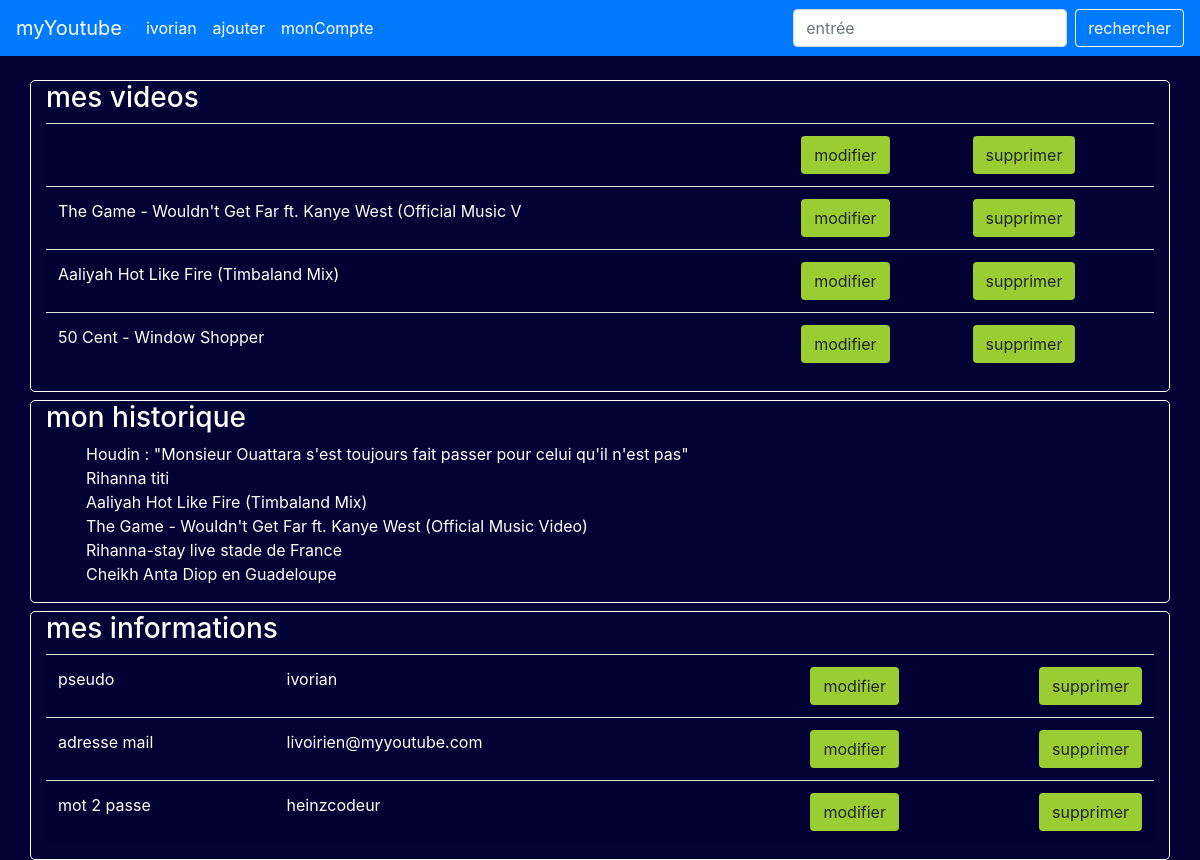
The app's page /dashboard.php (signed in), older data.
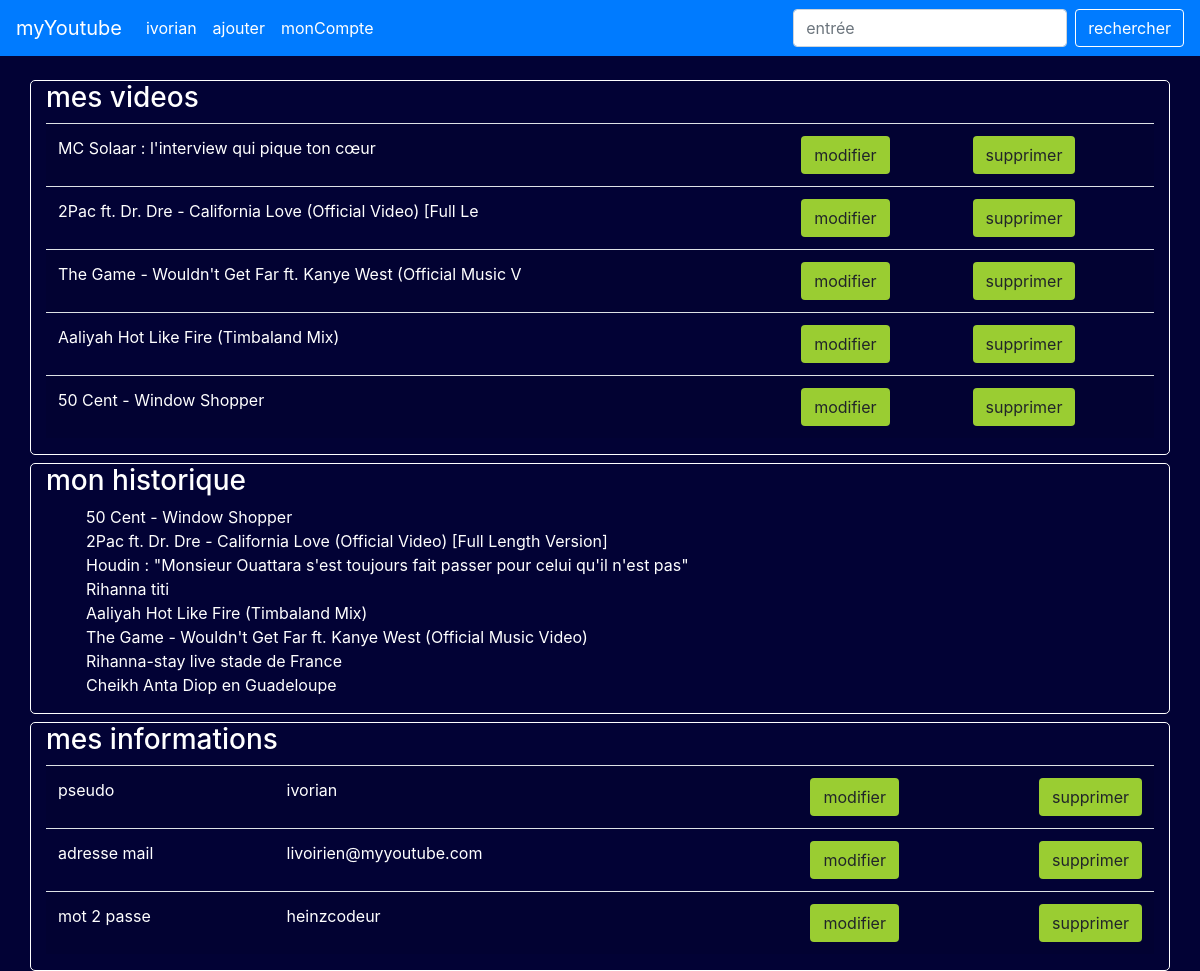
The same page, newer data.
### tables this page shows
CREATE TABLE `videos` (
  `video_id` int(11) NOT NULL,
  `url` text NOT NULL,
  `titre` varchar(255) NOT NULL,
  `date_ajout` datetime NOT NULL,
  `author` int(11) NOT NULL
);

CREATE TABLE `historique` (
  `video_id` int(11) NOT NULL,
  `user_id` int(11) NOT NULL,
  `date_vision` datetime DEFAULT NULL
);

CREATE TABLE `users` (
  `user_id` int(11) NOT NULL,
  `nickname` varchar(50) NOT NULL,
  `email` varchar(255) NOT NULL,
  `mdp` varchar(255) NOT NULL
);

### functions.php (called while the page is built, shortened)
<?php
function videos_search($vid){
    global $con;
    $videoreq = mySelect('videos','video_id','=',$vid);
    $videores = mysqli_query($con, $videoreq);
    $resfinal = mysqli_fetch_assoc($videores);
    return $resfinal;
}
function mySelect($table,$field=null, $ope=null, $val=null, $orderby=null,$field2=null,$sens=null ){
    return "SELECT * FROM $table WHERE $field $ope $val $orderby $field2 $sens";
}

### dashboard.php (the view, shortened to what this page needs)
<?php
require_once 'menu.php';
require_once 'functions.php';
$id = isset($_SESSION['user_id']) ? $_SESSION['user_id'] : '';
$req = mySelect('users', 'user_id', '=', $id);
$user = mysqli_fetch_assoc(mysqli_query($con, $req));
?>
<div class="container mt-4">
    <div class="row" style="cursor: pointer">
        <div class="col-md-12 col-sm-12 col-" style="border: 1px solid;width:500px;border-radius: 5px" id="first">
            <h3>mes videos</h3>
            <div>
                <table class="table table-striped color">
                    <tbody>
                    <?php
                    if ($id):
                        $req = mySelect('videos', 'author', '=', $id, 'ORDER BY', 'date_ajout', 'DESC');
                        $res = mysqli_query($con, $req);
                        while ($a = mysqli_fetch_assoc($res)):
                            $video_id = $a['video_id']
                            ?>
                            <tr>
                                <td>
                                    <a href="lecteur.php?id=<?= $video_id ?>"> <?= ucfirst(substr($a['titre'], 0, 60)) ?></a>
                                </td>
                                <td><a href="video_manager.php?id=<?= $video_id ?>&task=update" class="btn mybtn" >modifier</a></td>
                                <td><a href="video_manager.php?task=delete&id=<?= $video_id ?>" class="btn mybtn" onclick="return(confirm('vous souhaitez supprimer cette video?'));">supprimer</a></td>
                            </tr>
                        <?php
                        endwhile;
                    endif;
                    ?>
                    </tbody>
                </table>
            </div>
        </div>
        <div class="col-md-12 col-sm-12 col- mt-2" style="border: 1px solid;width:500px;border-radius: 5px" id="second">
            <h3>mon historique</h3>
            <div style="display:block;">
                <?php
                $historeq = mySelect('historique', 'user_id', '=', $id, 'ORDER BY', 'date_vision', 'DESC');
                $histores = mysqli_query($con, $historeq);
                ?>
                <ul>
                    <?php
                    while ($v = mysqli_fetch_assoc($histores)):
                        ?>
                        <li class="color">
                            <?php
                            $video_id = $v['video_id'];
                            $videores = videos_search($video_id);
                            $titre = $videores['titre'];
                            ?>
                            <a class="color" href="lecteur.php?id=<?= $video_id ?>"><?= ucfirst($titre) ?></a>
                        </li>
                    <?php endwhile; ?>
                </ul>
            </div>
        </div>
        <div class="col-md-12 col-sm-12 col- mt-2" style="border: 1px solid;width:500px;border-radius: 5px" id="third">
            <h3>mes informations</h3>
            <div>
                <table class="table table-striped color">
                    <tbody>
                    <tr>
                        <td>pseudo</td>
                        <td><?= $user['nickname'] ?></td>
                        <td><a href="video_manager.php?id=0">
                                <button class="float-right btn mybtn">modifier</button>
                            </a></td>
                        <td><a href="video_manager.php?id=0">
                                <button class="float-right btn mybtn">supprimer</button>
                            </a></td>
                    </tr>
                    <tr>
                        <td>adresse mail</td>
                        <td><?= $user['email'] ?></td>
                        <td><a href="video_manager.php?id=0">
                                <button class="float-right btn mybtn">modifier</button>
                            </a></td>
                        <td><a href="video_manager.php?id=0">
                                <button class="float-right btn mybtn">supprimer</button>
                            </a></td>
                    </tr>
                    <tr>
                        <td>mot 2 passe</td>
                        <td><?= $user['mdp'] ?></td>
                        <td><a href="video_manager.php?id=0">
                                <button class="float-right btn mybtn">modifier</button>
                            </a></td>
                        <td><a href="video_manager.php?id=0">
                                <button class="float-right btn mybtn">supprimer</button>
                            </a></td>
                    </tr>
                    </tbody>
                </table>
            </div>
        </div>
    </div>
</div>

### menu.php (shortened to what this page needs)
<!DOCTYPE html>
<html lang="en">
<head>
    <link rel="stylesheet" href="https://maxcdn.bootstrapcdn.com/bootstrap/4.5.0/css/bootstrap.min.css">
</head>
<body class="myback color a">
<div class="container" style="margin-bottom: 80px">
<nav class="navbar navbar-expand-lg navbar-light bg-primary navbar-dark fixed-top">
  <a class="navbar-brand" href="index.php">myYoutube</a>
  <div class="collapse navbar-collapse" id="navbarSupportedContent">
    <ul class="navbar-nav mr-auto">
        <?php if(isset($_SESSION['nickname'])):?>
            <li class="nav-item active">
                <a class="nav-link" href="logout.php" onclick="return(confirm('vous nous quittez?'));"><?= $_SESSION['nickname'] ?> </a>
            </li>
            <li class="nav-item active">
                <a class="nav-link" href="videos_add.php">ajouter </a>
            </li>
            <li class="nav-item active">
                <a class="nav-link" href="dashboard.php">monCompte </a>
            </li>
        <?php else :?>
        <li class="nav-item active">
        <a class="nav-link" href="connexion.php">connexion <span class="sr-only">(current)</span></a>
      </li>
        <?php endif;?>
    </ul>
    <form class="form-inline my-2 my-lg-0" action="" method="post">
      <input class="form-control mr-sm-2" type="search" placeholder="entrée" aria-label="Search" name="search">
      <button class="btn color my-2 my-sm-0" style="border: 1px solid" type="submit">rechercher</button>
    </form>
  </div>
</nav>
</div>

### menu.php (style rules this page uses)
li { list-style-type: none; }
.myback { background-color: #020235; }
.color { color: white }
a { color:white }
.mybtn { background-color: yellowgreen }

Row changes from the older to the newer data that the page shows:
added videos: titre "MC Solaar : l'interview qui pique ton cœur"
changed videos: titre (not shown) → "2Pac ft. Dr. Dre - California Love (Official Video) [Full Le"
added historique: video.titre "50 Cent - Window Shopper"
now on this page (row unchanged): historique: video.titre "2Pac ft. Dr. Dre - California Love (Official Video) [Full Length Version]"
